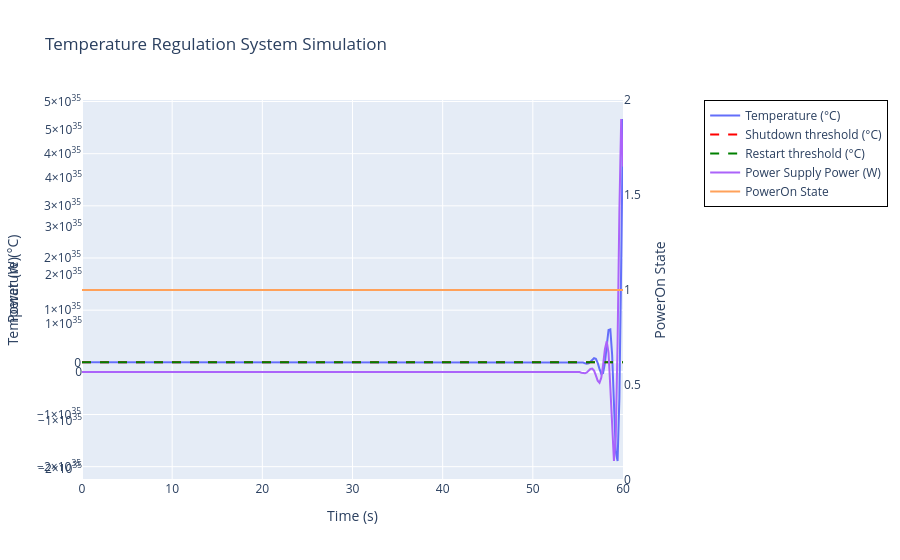

Notebook source saved alongside this figure:
### Code cell
time_steps = 300
times = np.linspace(0, 60, time_steps)
temperature_values = []
power_values = []
power_on_values = []
pid_input_values = []
pid_output_values = []

system["polling"].enabled = False
system["instances"]['sensor']['attributes']['temperature'].internal_value = 25.0

system.reset()
system.prepare()

for t in times:
    # for instance in system["instances"].values():
    #   instance["timer"]["time"] = t
    system["timer"].time = t

    system.run()

    # Getting values for plots
    temperature_sensor = system["instances"]['sensor']["attributes"]
    pid_controller = system["instances"]['controller']["attributes"]
    power_supply = system["instances"]['supply']["attributes"]

    temperature_values.append(temperature_sensor['temperature'].internal_value)
    power_values.append(power_supply['power'].internal_value)
    power_on_values.append(power_supply['power_on'].internal_value)
    pid_input_values.append(pid_controller['input'].internal_value)
    pid_output_values.append(pid_controller['output'].internal_value)
    print(f"Time: {t:.2f}s, Temperature: {temperature_values[-1]:.2f}°C")

# Create figure
fig = go.Figure()

# Temperature plot on primary y-axis (y1)
fig.add_trace(go.Scatter(
    x=times,
    y=temperature_values,
    mode='lines',
    name='Temperature (°C)',
    yaxis='y1'
))
fig.add_trace(go.Scatter(
    x=[0, times[-1]],
    y=[150, 150],
    mode='lines',
    name='Shutdown threshold (°C)',
    line=dict(dash='dash', color='red'),
    yaxis='y1'
))
fig.add_trace(go.Scatter(
    x=[0, times[-1]],
    y=[120, 120],
    mode='lines',
    name='Restart threshold (°C)',
    line=dict(dash='dash', color='green'),
    yaxis='y1'
))

# Power plot on secondary y-axis (y2)
fig.add_trace(go.Scatter(
    x=times,
    y=power_values,
    mode='lines',
    name='Power Supply Power (W)',
    yaxis='y2'
))

# PowerOn plot on tertiary y-axis (y3)
power_on_values_numeric = [1 if val else 0 for val in power_on_values]
fig.add_trace(go.Scatter(
    x=times,
    y=power_on_values_numeric,
    mode='lines',
    name='PowerOn State',
    yaxis='y3'
))

# Update layout with three y-axes and units
fig.update_layout(
    title='Temperature Regulation System Simulation',
    xaxis=dict(title='Time (s)'),
    yaxis=dict(
        title='Temperature (°C)',
        side='left',
        showgrid=True,
    ),
    yaxis2=dict(
        title='Power (W)',
        side='left',
        overlaying='y',
        position=0.0,
        showgrid=False,
    ),
    yaxis3=dict(
        title='PowerOn State',
        side='right',
        overlaying='y',
        position=1.0,
        showgrid=False,
    ),
    legend=dict(
        x=1.15,
        y=1,
        xanchor='left',
        yanchor='top',
        bgcolor='rgba(255,255,255,0)',
        bordercolor='black',
        borderwidth=1
    ),
    margin=dict(r=200)  # Increase right margin to make space for legend and extra axis
)

fig.show()

### Figure 1 — Plotly figure (JSON) as saved in the notebook; plotly's stock layout.template omitted (floating-point values rounded to 4 significant figures; data arrays with more than 128 entries replaced by an {"elided": "..."} marker saying what was removed)
{"data": [{"mode": "lines", "name": "Temperature (°C)", "type": "scatter", "x": {"elided": "300 float values"}, "y": {"elided": "300 float values"}, "yaxis": "y"}, {"line": {"color": "red", "dash": "dash"}, "mode": "lines", "name": "Shutdown threshold (°C)", "type": "scatter", "x": [0, 60], "y": [150, 150], "yaxis": "y"}, {"line": {"color": "green", "dash": "dash"}, "mode": "lines", "name": "Restart threshold (°C)", "type": "scatter", "x": [0, 60], "y": [120, 120], "yaxis": "y"}, {"mode": "lines", "name": "Power Supply Power (W)", "type": "scatter", "x": {"elided": "300 float values"}, "y": {"elided": "300 float values"}, "yaxis": "y2"}, {"mode": "lines", "name": "PowerOn State", "type": "scatter", "x": {"elided": "300 float values"}, "y": {"elided": "300 int values"}, "yaxis": "y3"}], "layout": {"legend": {"bgcolor": "rgba(255,255,255,0)", "bordercolor": "black", "borderwidth": 1, "x": 1.15, "xanchor": "left", "y": 1, "yanchor": "top"}, "margin": {"r": 200}, "title": {"text": "Temperature Regulation System Simulation"}, "xaxis": {"title": {"text": "Time (s)"}}, "yaxis": {"showgrid": true, "side": "left", "title": {"text": "Temperature (°C)"}}, "yaxis2": {"overlaying": "y", "position": 0, "showgrid": false, "side": "left", "title": {"text": "Power (W)"}}, "yaxis3": {"overlaying": "y", "position": 1, "showgrid": false, "side": "right", "title": {"text": "PowerOn State"}}}}
